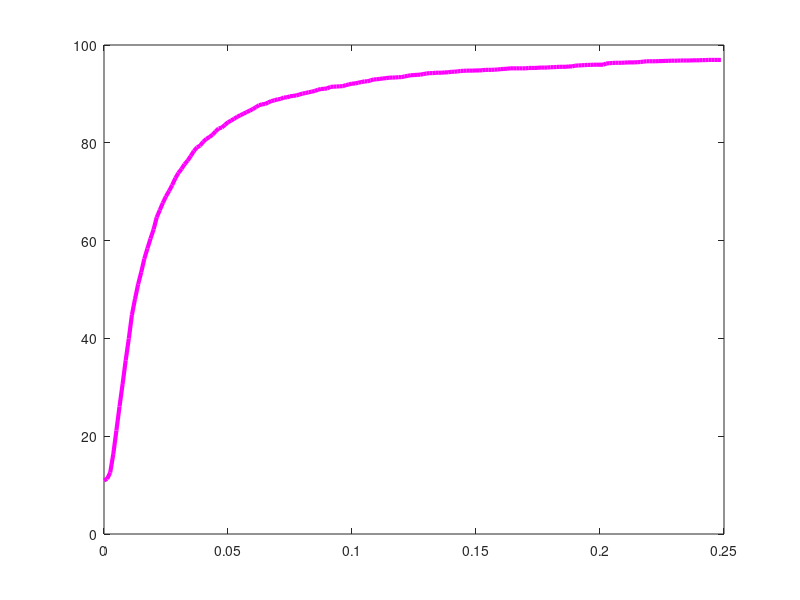

Here is the MATLAB script that generated this plot:
plot([0.000000 0.001250 0.002500 0.003750 0.005000 0.006250 0.007500 0.008750 0.010000 0.011250 0.012500 0.013750 0.015000 0.016250 0.017500 0.018750 0.020000 0.021250 0.022500 0.023750 0.025000 0.026250 0.027500 0.028750 0.030000 0.031250 0.032500 0.033750 0.035000 0.036250 0.037500 0.038750 0.040000 0.041250 0.042500 0.043750 0.045000 0.046250 0.047500 0.048750 0.050000 0.051250 0.052500 0.053750 0.055000 0.056250 0.057500 0.058750 0.060000 0.061250 0.062500 0.063750 0.065000 0.066250 0.067500 0.068750 0.070000 0.071250 0.072500 0.073750 0.075000 0.076250 0.077500 0.078750 0.080000 0.081250 0.082500 0.083750 0.085000 0.086250 0.087500 0.088750 0.090000 0.091250 0.092500 0.093750 0.095000 0.096250 0.097500 0.098750 0.100000 0.101250 0.102500 0.103750 0.105000 0.106250 0.107500 0.108750 0.110000 0.111250 0.112500 0.113750 0.115000 0.116250 0.117500 0.118750 0.120000 0.121250 0.122500 0.123750 0.125000 0.126250 0.127500 0.128750 0.130000 0.131250 0.132500 0.133750 0.135000 0.136250 0.137500 0.138750 0.140000 0.141250 0.142500 0.143750 0.145000 0.146250 0.147500 0.148750 0.150000 0.151250 0.152500 0.153750 0.155000 0.156250 0.157500 0.158750 0.160000 0.161250 0.162500 0.163750 0.165000 0.166250 0.167500 0.168750 0.170000 0.171250 0.172500 0.173750 0.175000 0.176250 0.177500 0.178750 0.180000 0.181250 0.182500 0.183750 0.185000 0.186250 0.187500 0.188750 0.190000 0.191250 0.192500 0.193750 0.195000 0.196250 0.197500 0.198750 0.200000 0.201250 0.202500 0.203750 0.205000 0.206250 0.207500 0.208750 0.210000 0.211250 0.212500 0.213750 0.215000 0.216250 0.217500 0.218750 0.220000 0.221250 0.222500 0.223750 0.225000 0.226250 0.227500 0.228750 0.230000 0.231250 0.232500 0.233750 0.235000 0.236250 0.237500 0.238750 0.240000 0.241250 0.242500 0.243750 0.245000 0.246250 0.247500 0.248750 ], [10.954617 11.267606 12.558685 16.353678 21.165884 26.056338 30.672926 35.524257 39.945227 44.796557 48.043818 51.056338 53.521127 56.259781 58.372457 60.406886 62.284820 64.749609 66.236307 67.723005 69.053208 70.148670 71.361502 72.730829 73.826291 74.647887 75.625978 76.369327 77.308294 78.325509 79.068858 79.420970 80.203443 80.790297 81.181534 81.651017 82.316119 82.942097 83.098592 83.685446 84.194053 84.546166 84.937402 85.328638 85.641628 85.954617 86.267606 86.580595 86.893584 87.284820 87.676056 87.871674 87.949922 88.262911 88.536776 88.693271 88.888889 88.967136 89.280125 89.280125 89.514867 89.593114 89.671362 89.866980 90.062598 90.179969 90.336463 90.453834 90.610329 90.845070 91.001565 91.040689 91.118936 91.431925 91.471049 91.510172 91.549296 91.588419 91.784038 91.940532 92.097027 92.136150 92.292645 92.410016 92.566510 92.566510 92.762128 92.957746 92.996870 93.075117 93.153365 93.231612 93.309859 93.348983 93.348983 93.427230 93.427230 93.583725 93.701095 93.818466 93.857590 93.896714 93.935837 94.053208 94.170579 94.248826 94.248826 94.327074 94.327074 94.327074 94.405321 94.405321 94.522692 94.522692 94.600939 94.679186 94.718310 94.757433 94.757433 94.757433 94.796557 94.796557 94.835681 94.913928 94.913928 94.913928 94.953052 94.992175 95.070423 95.109546 95.148670 95.226917 95.226917 95.226917 95.226917 95.226917 95.226917 95.305164 95.305164 95.305164 95.344288 95.383412 95.383412 95.383412 95.461659 95.461659 95.500782 95.539906 95.539906 95.539906 95.618153 95.618153 95.774648 95.813772 95.852895 95.892019 95.931142 95.931142 95.970266 95.970266 95.970266 95.970266 96.205008 96.283255 96.322379 96.361502 96.361502 96.361502 96.400626 96.439750 96.439750 96.439750 96.478873 96.517997 96.596244 96.674491 96.674491 96.674491 96.674491 96.713615 96.713615 96.752739 96.752739 96.791862 96.791862 96.791862 96.830986 96.830986 96.830986 96.830986 96.870110 96.870110 96.870110 96.909233 96.909233 96.948357 96.948357 96.948357 96.948357 96.948357 ], '-m', 'LineWidth', 3);